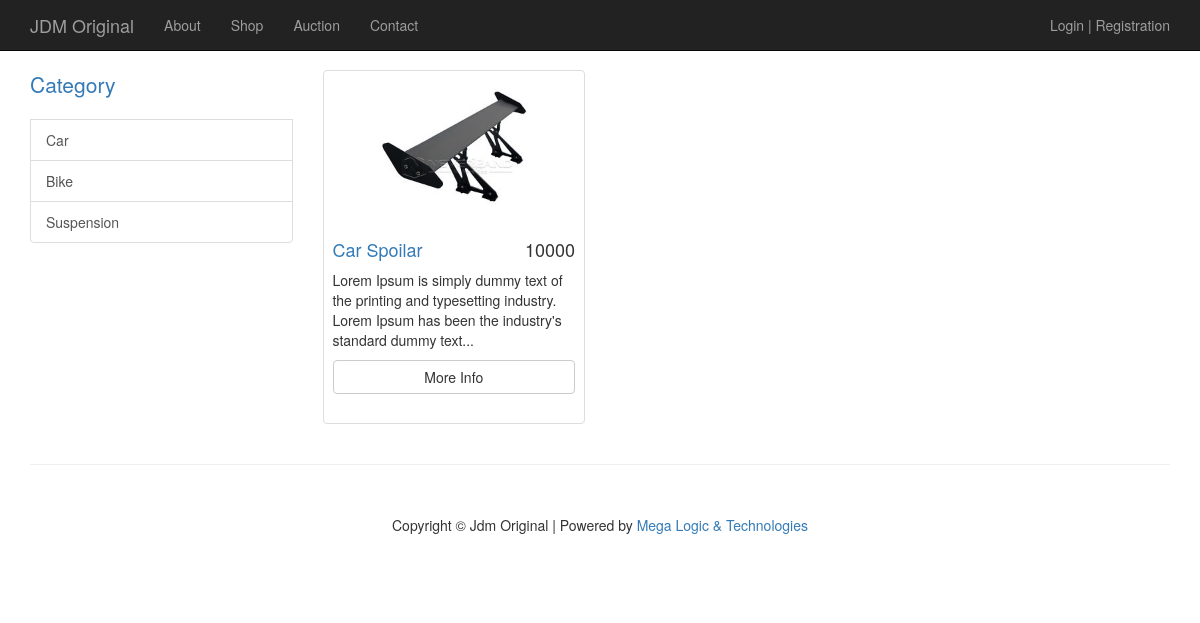
Page /index.php/shop on the earlier database version.
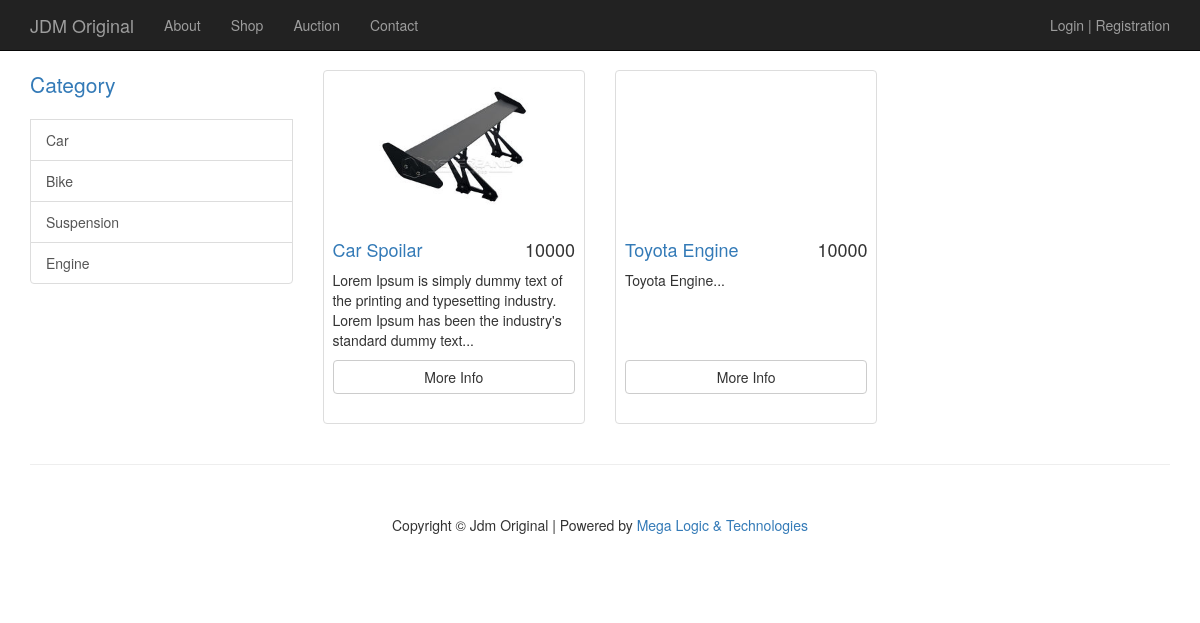
Same page on the later database version.
### tables this page shows
CREATE TABLE IF NOT EXISTS `category` (
  `id` int(11) NOT NULL AUTO_INCREMENT,
  `name` varchar(50) DEFAULT NULL,
  PRIMARY KEY (`id`)
);

CREATE TABLE IF NOT EXISTS `product` (
  `id` int(11) NOT NULL AUTO_INCREMENT,
  `cata_id` int(11) NOT NULL,
  `name` varchar(200) DEFAULT NULL,
  `description` text,
  `price` decimal(10,0) DEFAULT NULL,
  `condition` int(11) DEFAULT NULL,
  `quantity` decimal(10,0) DEFAULT NULL,
  `brand` varchar(100) DEFAULT NULL,
  `country_manufacture` varchar(100) DEFAULT NULL,
  `user_id` int(11) DEFAULT NULL,
  `datetime` datetime DEFAULT NULL,
  `auction` int(11) DEFAULT NULL,
  PRIMARY KEY (`id`)
);

### application/controllers/shop.php (called while the page is built, shortened)
<?php
class shop extends CI_Controller {
    public function index()
    {
        $this->load->model('category');
        $hdata['title']='Product-JDM Original';
        $hdata['cat'] = $this->category->get_category();
        $this->load->view('common/header', $hdata);
        $this->load->model('productm');
        $bdata['products'] = $this->productm->get_all_product_by_shop(0, 20);
        $this->load->view('product_list',$bdata);
        $this->load->view('common/footer');
    }
}
?>

### index.php (called while the page is built, shortened)
<?php
require_once BASEPATH.'core/CodeIgniter.php';

### application/models/category.php (called while the page is built, shortened)
<?php if ( ! defined('BASEPATH')) exit('No direct script access allowed');
class category extends CI_Model{
    function get_category(){
        $query = $this->db->query('SELECT * FROM category');
        return $query->result_array();
    }
}
?>

### application/models/productm.php (called while the page is built, shortened)
<?php if ( ! defined('BASEPATH')) exit('No direct script access allowed');
class productm extends CI_Model{
    function get_all_product_by_shop($start,$end){
        $query = $this->db->query("SELECT * FROM product left Join (SELECT min(id), img, prod_id from product_image group by prod_id) AS pi on product.id = pi.prod_id WHERE product.auction != 1 LIMIT $start, $end");
        return $query->result();
    }
}
?>

### application/views/product_list.php (the view)
<div class="col-md-9">
                <div class="row">
                    <?php foreach($products as $p) { ?>
                    <div class="col-sm-4 col-lg-4 col-md-4">
                        <div class="thumbnail">
                            <?php if($p->img != null) { ?>
                            <div class="prod-img" style="background-image: url(<?php echo base_url() ?>public/img/products/<?php echo $p->img ?>);"></div>
                            <?php } else { ?>
                            <div class="prod-img" style="background-image: http://placehold.it/300x200;"></div>
                            <?php } ?>
                            <div class="caption">
                                <h4 class="pull-right"><?php echo $p->price ?></h4>
                                <h4><a href="<?php echo site_url() ?>/product/<?php echo $p->id ?>"><?php echo $p->name ?></a>
                                </h4>
                                <p><?php
                                if (strlen($p->description) > 130)
                                  echo substr($p->description, 0, strpos($p->description, ' ', 130));
                                else
                                  echo $p->description;
                                 ?>...</p>
							</div>
							<p class="button-pless">
								<a href="<?php echo site_url() ?>/product/<?php echo $p->id ?>" class="btn btn-default btn-thumb">More Info</a>
							</p>
                        </div>
                    </div>
                    <?php } ?>
                </div>
            </div>

### application/views/common/header.php (shortened to what this page needs)
<!DOCTYPE html>
<html lang="en">
<head>
    <link href="<?php echo base_url() ?>public/css/bootstrap.min.css" rel="stylesheet">
    <link href="<?php echo base_url() ?>public/css/shop-homepage.css" rel="stylesheet">
</head>
<body>
    <nav class="navbar navbar-inverse navbar-fixed-top" role="navigation">
        <div class="container">
            <div class="navbar-header">
                <a class="navbar-brand" href="<?php echo base_url() ?>">JDM Original</a>
            </div>
            <div class="collapse navbar-collapse" id="bs-example-navbar-collapse-1">
                <ul class="nav navbar-nav">
                     <li>
                        <a href="#">About</a>
                    </li>
                    <li>
                        <a href="<?php echo base_url() ?>index.php/shop">Shop</a>
                    </li>
                    <li>
                        <a href="<?php echo base_url() ?>index.php/auction">Auction</a>
                    </li>
                    <li>
                        <a href="<?php echo base_url() ?>index.php/contact">Contact</a>
                    </li>
                </ul>
                <ul class="nav pull-right navLogin">
                <?php
                if(!isset($this->session->userdata['logged_in']))
                {
                ?>
                    <a href="<?php echo base_url() ?>index.php/account/login">Login</a>
                    |
                    <a href="<?php echo base_url() ?>index.php/account/registration">Registration</  a>
                <?php } else { ?>
                    Welcome <?php echo $this->session->userdata['logged_in']['user_name']; ?> |
                    <a href="<?php echo base_url() ?>index.php/account/logout">Logout</a>
               <?php } ?>
                </ul>
            </div>
        </div>
    </nav>
    <div class="container">
        <div class="row">
            <div class="col-md-3">
                <p class="lead">Category</p>
                <div class="list-group">
                    <?php foreach ($cat as $c) { ?>
                        <a href="<?php echo base_url() ?>index.php/product/category/<?php echo $c["id"] ?>" class="list-group-item"><?php echo $c['name'] ?></a>
                    <?php } ?>
                </div>
            </div>

Differences in the rows shown:
added category: name "Engine"
added product: price "10000", name "Toyota Engine", description "Toyota Engine"
